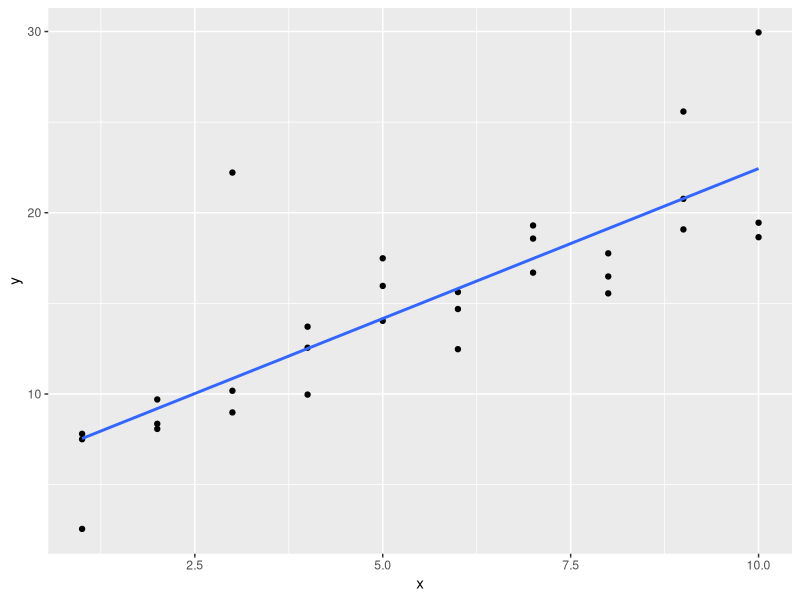
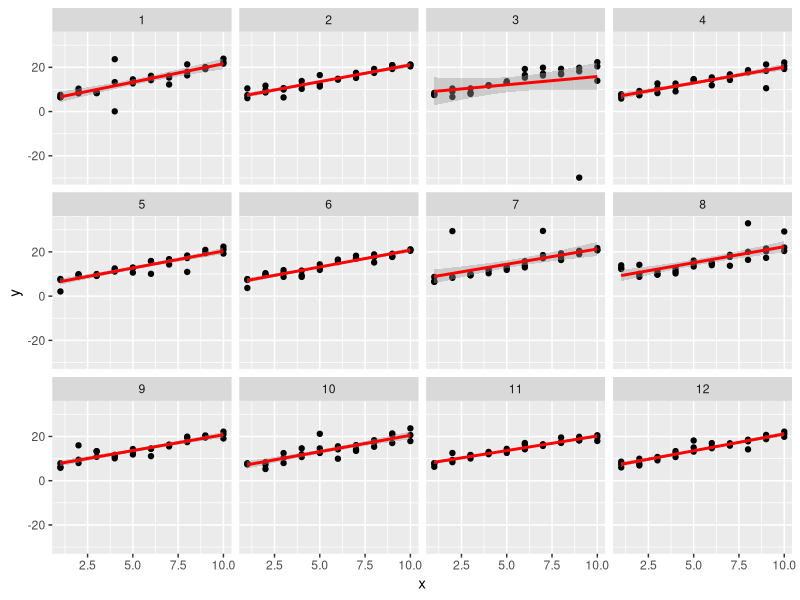
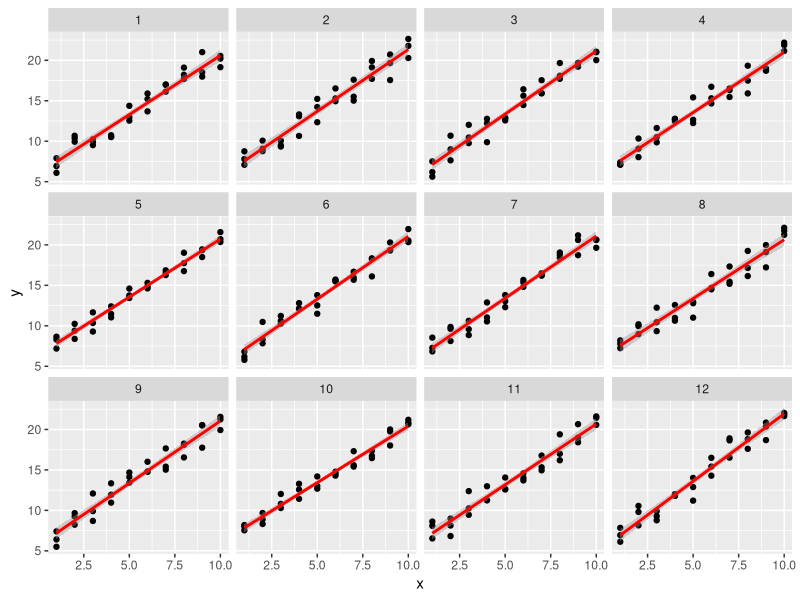
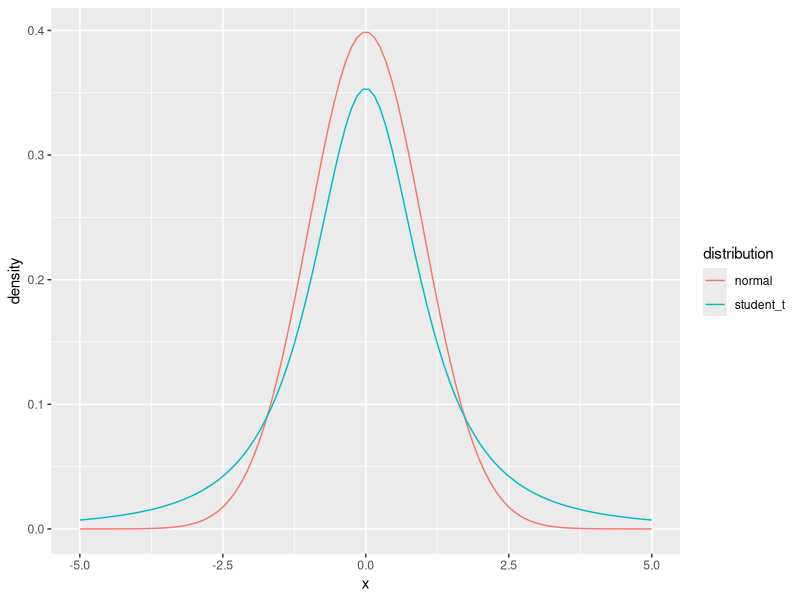
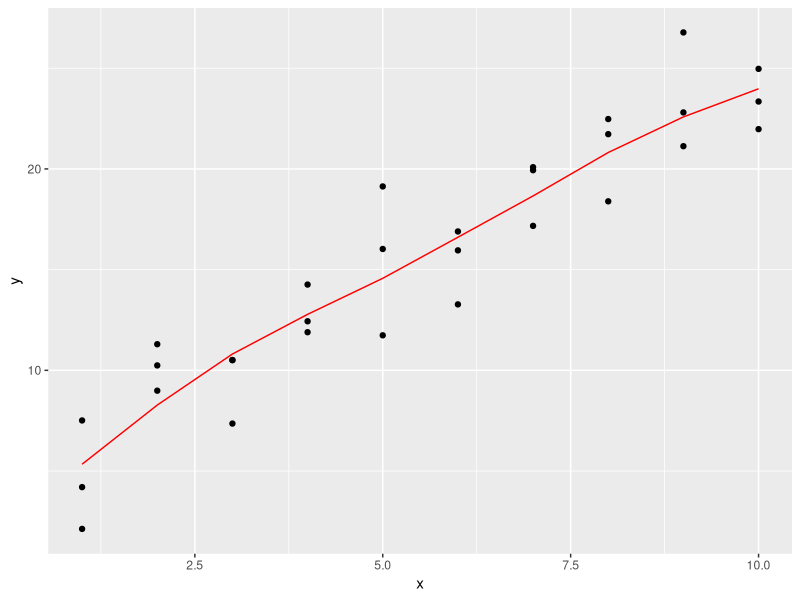
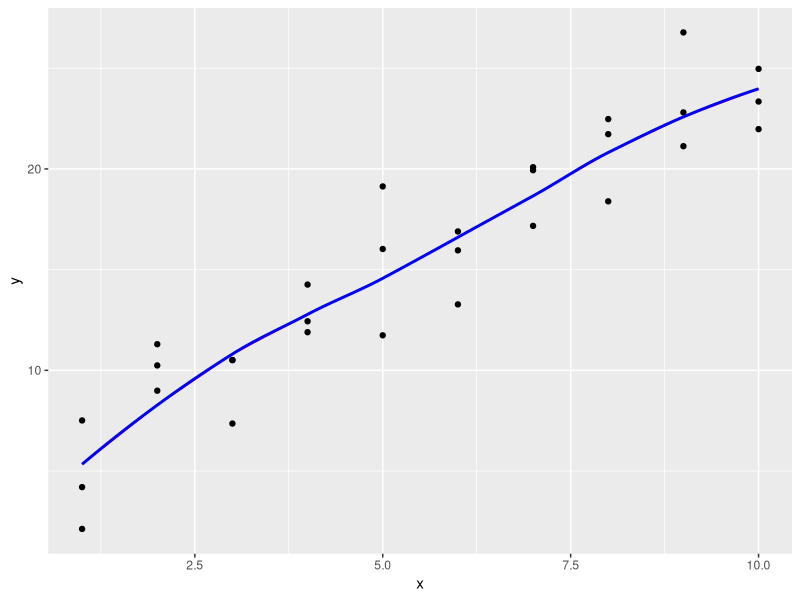
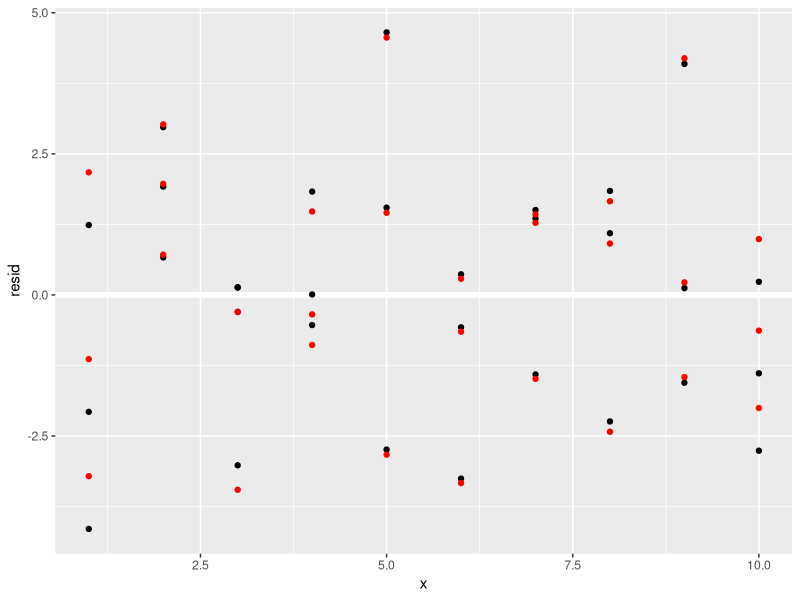
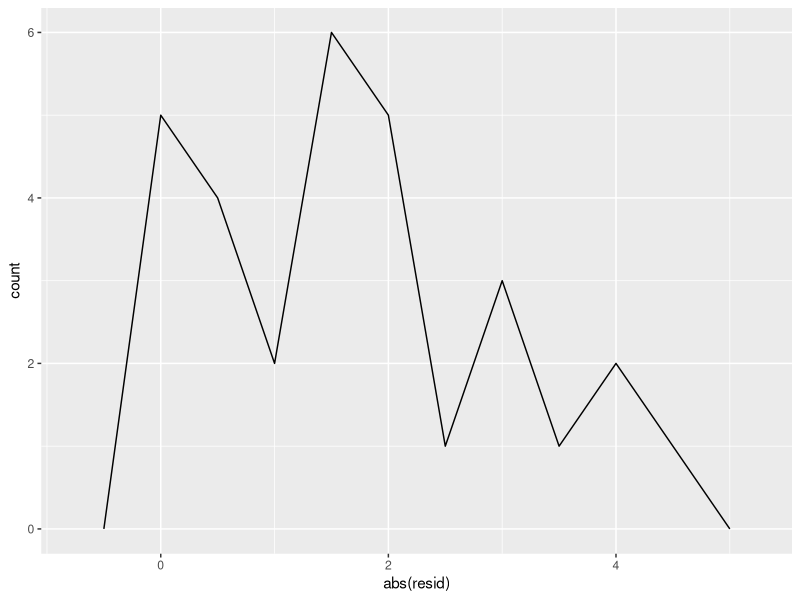

Generate these figures, in order, with R:
## ---- chunk 1
library("tidyverse")
library("modelr")
options(na.action = na.warn)
## ---- chunk 2
sim1a <- tibble(
  x = rep(1:10, each = 3),
  y = x * 1.5 + 6 + rt(length(x), df = 2)
)
## ---- chunk 3
ggplot(sim1a, aes(x = x, y = y)) +
  geom_point() +
  geom_smooth(method = "lm", se = FALSE)
## ---- chunk 4
simt <- function(i) {
  tibble(
    x = rep(1:10, each = 3),
    y = x * 1.5 + 6 + rt(length(x), df = 2),
    .id = i
  )
}

sims <- map_df(1:12, simt)

ggplot(sims, aes(x = x, y = y)) +
  geom_point() +
  geom_smooth(method = "lm", color = "red") +
  facet_wrap(~ .id, ncol = 4)

## ---- chunk 5
sim_norm <- function(i) {
  tibble(
    x = rep(1:10, each = 3),
    y = x * 1.5 + 6 + rnorm(length(x)),
    .id = i
  )
}

simdf_norm <- map_df(1:12, sim_norm)

ggplot(simdf_norm, aes(x = x, y = y)) +
  geom_point() +
  geom_smooth(method = "lm", color = "red") +
  facet_wrap(~ .id, ncol = 4)

## ---- chunk 6
tibble(
  x = seq(-5, 5, length.out = 100),
  normal = dnorm(x),
  student_t = dt(x, df = 2)
) %>%
  gather(distribution, density, -x) %>%
  ggplot(aes(x = x, y = density, colour = distribution)) +
  geom_line()
## ---- chunk 7
pnorm(2, lower.tail = FALSE)
## ---- chunk 8
pt(2, df = 2, lower.tail = FALSE)
## ---- chunk 9
measure_distance <- function(mod, data) {
  diff <- data$y - make_prediction(mod, data)
  mean(abs(diff))
}
## ---- chunk 10
make_prediction <- function(mod, data) {
  mod[1] + mod[2] * data$x
}
## ---- chunk 11
best <- optim(c(0, 0), measure_distance, data = sim1a)
best$par
## ---- chunk 12
measure_distance_ls <- function(mod, data) {
  diff <- data$y - (mod[1] + mod[2] * data$x)
  sqrt(mean(diff ^ 2))
}

best <- optim(c(0, 0), measure_distance_ls, data = sim1a)
best$par
## ---- chunk 13
model3 <- function(a, data) {
  a[1] + data$x * a[2] + a[3]
}
## ---- chunk 14
measure_distance_3 <- function(a, data) {
  diff <- data$y - model3(a, data)
  sqrt(mean(diff ^ 2))
}
## ---- chunk 15
best3a <- optim(c(0, 0, 0), measure_distance_3, data = sim1)
best3a$par
## ---- chunk 16
best3b <- optim(c(0, 0, 1), measure_distance_3, data = sim1)
best3b$par
## ---- chunk 17
best3c <- optim(c(0, 0, 5), measure_distance_3, data = sim1)
best3c$par
## ---- chunk 18
sim1_loess <- loess(y ~ x, data = sim1)
sim1_lm <- lm(y ~ x, data = sim1)

grid_loess <- sim1 %>%
  add_predictions(sim1_loess)

sim1 <- sim1 %>%
  add_residuals(sim1_lm) %>%
  add_predictions(sim1_lm) %>%
  add_residuals(sim1_loess, var = "resid_loess") %>%
  add_predictions(sim1_loess, var = "pred_loess")

## ---- chunk 19
plot_sim1_loess <-
  ggplot(sim1, aes(x = x, y = y)) +
  geom_point() +
  geom_line(aes(x = x, y = pred), data = grid_loess, colour = "red")
plot_sim1_loess
## ---- chunk 20
plot_sim1_loess +
  geom_smooth(method = "loess", colour = "blue", se = FALSE, alpha = 0.20)
## ---- chunk 21
ggplot(sim1, aes(x = x)) +
  geom_ref_line(h = 0) +
  geom_point(aes(y = resid)) +
  geom_point(aes(y = resid_loess), colour = "red")

## ---- chunk 22
sim1_mod <- lm(y ~ x, data = sim1)
grid <- sim1 %>%
  data_grid(x)
## ---- chunk 23
grid %>%
  add_predictions(sim1_mod, var = "pred_lm") %>%
  add_predictions(sim1_loess, var = "pred_loess")
## ---- chunk 24
grid %>%
  gather_predictions(sim1_mod, sim1_loess)
## ---- chunk 25
grid %>%
  spread_predictions(sim1_mod, sim1_loess)
## ---- chunk 26
grid %>%
  gather_predictions(sim1_mod, sim1_loess) %>%
  spread(model, pred)
## ---- chunk 27
sim1_mod <- lm(y ~ x, data = sim1)

sim1 <- sim1 %>%
  add_residuals(sim1_mod)

ggplot(sim1, aes(x = abs(resid))) +
  geom_freqpoly(binwidth = 0.5)

## ---- chunk 28
mod2a <- lm(y ~ x - 1, data = sim2)
## ---- chunk 29
mod2 <- lm(y ~ x, data = sim2)
## ---- chunk 30
grid <- sim2 %>%
  data_grid(x) %>%
  spread_predictions(mod2, mod2a)
grid
## ---- chunk 31
x3 <- model_matrix(y ~ x1 * x2, data = sim3)
x3
## ---- chunk 32
all(x3[["x1:x2b"]] == (x3[["x1"]] * x3[["x2b"]]))
## ---- chunk 33
all(x3[["x1:x2c"]] == (x3[["x1"]] * x3[["x2c"]]))
all(x3[["x1:x2d"]] == (x3[["x1"]] * x3[["x2d"]]))
## ---- chunk 34
x4 <- model_matrix(y ~ x1 * x2, data = sim4)
x4
## ---- chunk 35
all(x4[["x1"]] * x4[["x2"]] == x4[["x1:x2"]])
## ---- chunk 36
mod1 <- lm(y ~ x1 + x2, data = sim3)
mod2 <- lm(y ~ x1 * x2, data = sim3)
## ---- chunk 37
model_matrix_mod1 <- function(.data) {
  mutate(.data,
         `x2b` = as.numeric(x2 == "b"),
         `x2c` = as.numeric(x2 == "c"),
         `x2d` = as.numeric(x2 == "d"),
         `x1:x2b` = x1 * x2b,
         `x1:x2c` = x1 * x2c,
         `x1:x2d` = x1 * x2d) %>%
    select(x1, x2b, x2c, x2d, `x1:x2b`, `x1:x2c`, `x1:x2d`)
}
## ---- chunk 38
model_matrix_mod1(sim3)
## ---- chunk 39
model_matrix_mod2 <- function(.data) {
  mutate(.data, `x1:x2` = x1 * x2) %>%
    select(x1, x2, `x1:x2`)
}
model_matrix_mod2(sim4)
## ---- chunk 40
model_matrix_mod1 <- function(x1, x2) {
  out <- tibble(x1 = x1)  
  # find levels of x2
  x2 <- as.factor(x2)
  x2lvls <- levels(x2)
  # create an indicator variable for each level
  for (lvl in x2lvls[2:nlevels(x2)]) {
    out[[str_c("x2", lvl)]] <- as.numeric(x2 == lvl)
  }
  # create interactions for each level
  for (lvl in x2lvls[2:nlevels(x2)]) {
    out[[str_c("x1:x2", lvl)]] <- (x2 == lvl) * x1
  }
  out
}
## ---- chunk 41
model_matrix_mod2 <- function(x1, x2) {
  out <- tibble(x1 = x1,
                x2 = x2,
                `x1:x2` = x1 * x2)
}
## ---- chunk 42
mod1 <- lm(y ~ x1 + x2, data = sim4)
mod2 <- lm(y ~ x1 * x2, data = sim4)
## ---- chunk 43
sim4_mods <- gather_residuals(sim4, mod1, mod2)
## ---- chunk 44

ggplot(sim4_mods, aes(x = resid, color = model)) +
  geom_freqpoly(binwidth = 0.5) +
  geom_rug()

## ---- chunk 45
ggplot(sim4_mods, aes(x = abs(resid), color = model)) +
  geom_freqpoly(binwidth = 0.5) +
  geom_rug()
## ---- chunk 46
sim4_mods %>%
  group_by(model) %>%
  summarise(resid = sd(resid))
